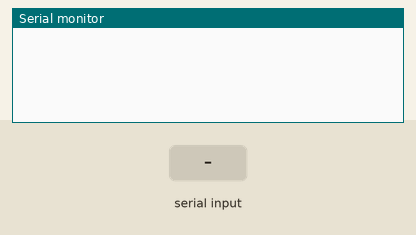
A sketch run on a simulated Arduino Uno, built with avr-gcc and run on an emulated ATmega328P. Parts: the last lines printed to the serial monitor. The inputs (shaded band) are chosen by the test bench.

Above: at 1.2 s.
1.3 s: "BUZZER=\n" received over Serial
At 1.31 s:
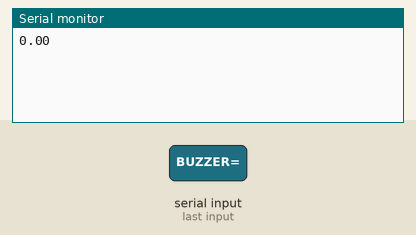
At 2.0 s:
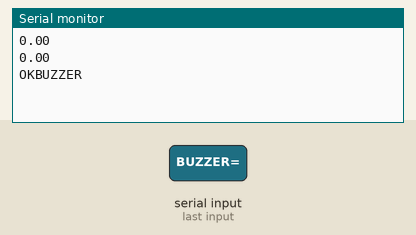

Measured:
- after the input at 1.3 s, the serial monitor: prints a new line at once (image 1)

The sketch:

dozzyBuzzer.ino
```cpp
#define PIEZO_BUZZER1  3
#define PIEZO_BUZZER2  4

void setup() {
  Serial.begin(9600);
}

void loop() {
  if (Serial.available() > 0)
  {
    String strRead = Serial.readStringUntil('\n'); // BUZZER={freq1},{freq2}
    if (strRead.indexOf("BUZZER=") != -1)
    {
      int commaIndex = strRead.indexOf(',');
      float bzFreq1 = strRead.substring(7, commaIndex).toFloat();
      float bzFreq2 = strRead.substring(commaIndex+1, strRead.length()).toFloat();
      Serial.println(bzFreq1);
      Serial.println(bzFreq2);

      setBuzzer(bzFreq1, bzFreq2);
    }
  }
}

void setBuzzer(int freq1, int freq2)
{
  if (freq1 > 31 || freq2 > 31)
  {
    tone(PIEZO_BUZZER1, freq1);
    tone(PIEZO_BUZZER2, freq2);
    Serial.println("OKBUZZER");
  }
  else
  {
    noTone(PIEZO_BUZZER1);
    noTone(PIEZO_BUZZER2);
    Serial.println("OKBUZZER");
  }
}
```
